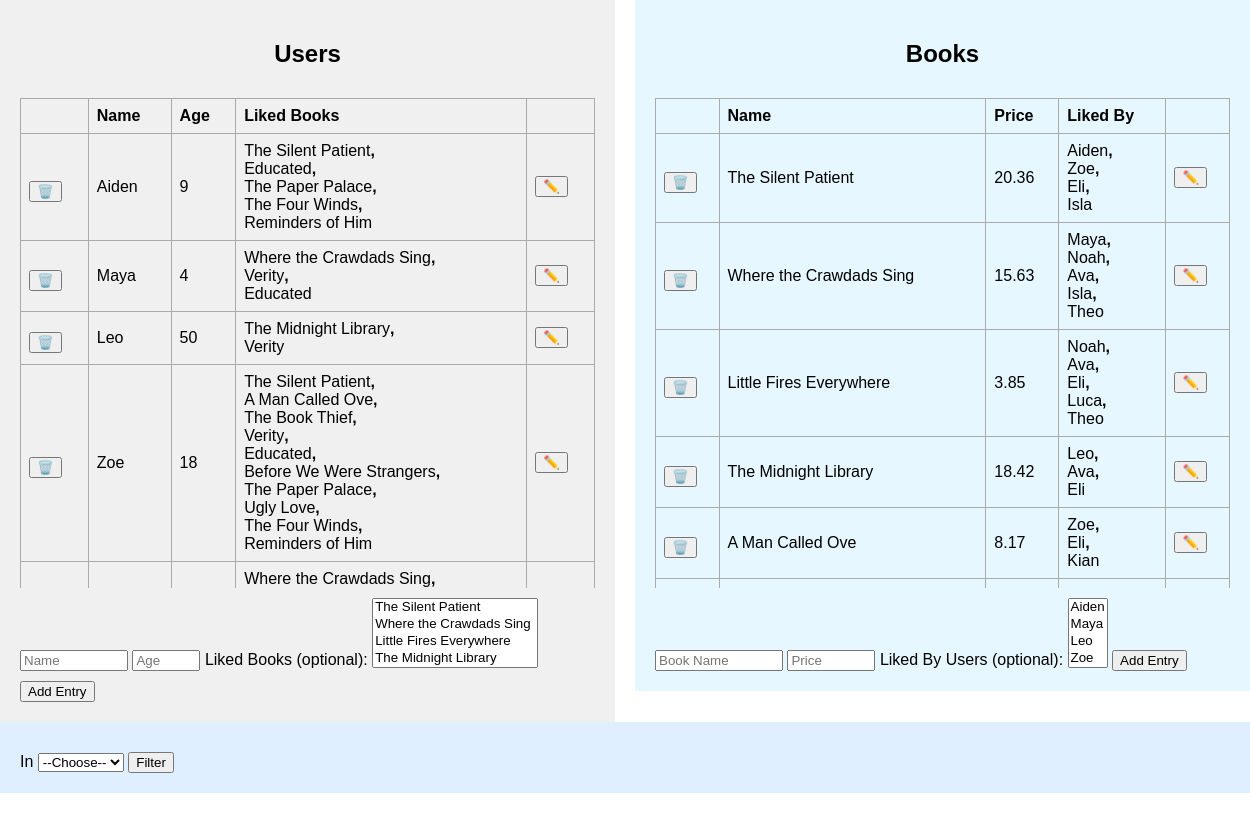
The page / on the database its author committed.
### querydb/models.py (models this page shows, shortened)
class User(models.Model):
    name = models.CharField(max_length=100)
    age = models.IntegerField(default=0)
    liked_books = models.ManyToManyField('Book', related_name='liked_by_users')

class Book(models.Model):
    name = models.CharField(max_length=100)
    price = models.DecimalField(max_digits=10, decimal_places=2)

### querydb/views.py (the view)
# urls.py: path("", views.index, name="index"),
def index(request):
    users_all = User.objects.all()
    books_all = Book.objects.all()
    users_filtered = users_all
    books_filtered = books_all
    return render(request, "querydb/index.html", {
        "users_all": users_all,
        "books_all": books_all,
        "users_filtered": users_filtered,
        "books_filtered": books_filtered
    })

### querydb/templates/querydb/index.html (shortened to what this page needs)
<!DOCTYPE html>
<html>
<head>
    {% load static %}
    <link rel="stylesheet" href="{% static 'querydb/style.css' %}">
</head>
<body>
    <div class="page-wrapper">
        <div class="table-panels">
            {% if users_filtered %}
            <div class="panel left-panel">
                <h2>Users</h2>
                <div class="table-scroll">
                    <table>
                        <tr><th></th><th>Name</th><th>Age</th><th>Liked Books</th><th></th></tr>
                        {% for user in users_filtered %}
                        <tr data-id="{{ user.id }}">
                            <td>
                                <form method="POST" action="{% url 'delete_user' user.id %}" style="display:inline;">
                                  <button type="submit">🗑️</button>
                                </form>
                              </td>
                            <td>{{ user.name }}</td>
                            <td>{{ user.age }}</td>
                            <td>
                                {% for book in user.liked_books.all %}
                                    {{ book.name }}{% if not forloop.last %}<b>,</b><br>{% endif %}
                                {% empty %}
                                    None
                                {% endfor %}
                            </td>
                            <td>
                                <button type="button" onclick="editRow(this)">✏️</button>
                            </td>
                        </tr>
                        {% endfor %}
                    </table>
                </div>
                <div style="text-align: left; margin-top: 10px; display: flex; justify-context: flex-start;">
                    <form method="POST" action="{% url 'add_user' %}">
                        <input type="text" name="name" placeholder="Name" required style="width: 100px;" required>
                        <input type="number" name="age" placeholder="Age" required style="width: 60px;" required>
                        <label for="liked_books">Liked Books (optional):</label>
                        <select name="liked_books" multiple>
                            {% for book in books_all %}
                                <option value="{{ book.name }}">{{ book.name }}</option>
                            {% endfor %}
                        </select>
                        <button type="submit">Add Entry</button>
                      </form>
                </div>
            </div>
            {% endif %}
            {% if books_filtered %}
            <div class="panel right-panel">
                <h2>Books</h2>
                <div class="table-scroll">
                    <table>
                        <tr><th></th><th>Name</th><th>Price</th><th>Liked By</th><th></th></tr>
                        {% for book in books_filtered %}
                        <tr data-id="{{ book.id }}">
                            <td>
                                <form method="POST" action="{% url 'delete_book' book.id %}" style="display:inline;">
                                  <button type="submit">🗑️</button>
                                </form>
                              </td>
                            <td>{{ book.name }}</td>
                            <td>{{ book.price }}</td>
                            <td>
                                {% for user in book.liked_by_users.all %}
                                    {{ user.name }}{% if not forloop.last %}<b>,</b><br>{% endif %}
                                {% empty %}
                                    None
                                {% endfor %}
                            </td>
                            <td>
                                <button type="button" onclick="editRow(this)">✏️</button>
                            </td>
                        </tr>
                        {% endfor %}
                    </table>
                </div>
                <div style="text-align: left; margin-top: 10px; display: flex; justify-context: flex-start;">
                    <form method="POST" action="{% url 'add_book' %}">
                        <input type="text" name="name" placeholder="Book Name" required style="width: 120px;" required>
                        <input type="number" step="0.01" name="price" placeholder="Price" required style="width: 80px;" required>
                        <label for="liked_by_users">Liked By Users (optional):</label>
                        <select name="liked_by_users" multiple>
                            {% for user in users_all %}
                                <option value="{{ user.name }}">{{ user.name }}</option>
                            {% endfor %}
                        </select>
                        <button type="submit">Add Entry</button>
                    </form>
                </div>
            </div>
            {% endif %}
        </div>
        <div class="filter-panel">
            <form action="{% url 'filter_results' %}" method="get">
                <label for="table">In</label>
                <select name="table" id="table" onchange="updateFields()">
                    <option value="">--Choose--</option>
                </select>
                <button type="submit">Filter</button>
            </form>
        </div>
    </div>
</body>
</html>

### querydb/static/querydb/style.css (style rules this page uses)
body { font-family: Arial, sans-serif; margin: 0; padding: 0; width: 100vw; box-sizing: border-box; }
.page-wrapper { display: flex; flex-direction: column; width: 100%; }
.table-panels { display: flex; flex-direction: row; width : 100%; align-items: flex-start; gap: 20px; box-sizing: border-box; }
.panel { flex: 1; padding: 20px; overflow-y: auto; }
.panel h2 { text-align: center; }
table { width: 100%; border-collapse: collapse; margin-top: 10px; }
th, td { padding: 8px; border: 1px solid #aaa; text-align: left; }
.filter-panel { width: 100%; padding: 20px; background-color: #dfefff; }
button[type="submit"] { margin-top: 10px; }
.left-panel { background-color: #f0f0f0; }
.right-panel { background-color: #e6f7ff; }
.table-scroll { max-height: 500px; overflow-y: auto; }

### rows shown on the page
User: name "Aiden", age "9"
Book: name "The Silent Patient", price "20.36"
Book: name "Educated"
Book: name "The Paper Palace"
Book: name "The Four Winds"
Book: name "Reminders of Him"
User: name "Maya", age "4"
Book: name "Where the Crawdads Sing", price "15.63"
Book: name "Verity"
User: name "Leo", age "50"
Book: name "The Midnight Library", price "18.42"
User: name "Zoe", age "18"
Book: name "A Man Called Ove", price "8.17"
Book: name "The Book Thief"
Book: name "Before We Were Strangers"
Book: name "Ugly Love"
User: name "Noah"
User: name "Eli"
User: name "Isla"
User: name "Ava"
User: name "Theo"
Book: name "Little Fires Everywhere", price "3.85"
User: name "Luca"
User: name "Kian"
